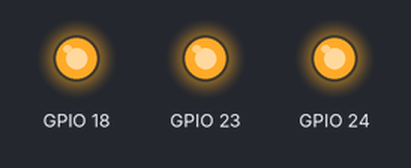
Recording of a program running on a simulated Raspberry Pi (BCM pin numbers). Shown: output pins drawn as LEDs (lit = HIGH). What the program prints to the terminal is not drawn. At 0.0 s the program stops and its outputs stay as they are.

Above: at 0.1 s.
Timing chart, 0 to 1.5 s (numbered marks = the images above):
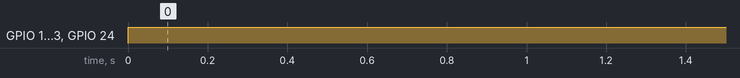

Measured:
- by itself, GPIO 18, GPIO 23, GPIO 24: LOW → HIGH at 0.00 s

The program:

2-on.py
```python
import RPi.GPIO as GPIO

GPIO.setmode(GPIO.BCM)
GPIO.setwarnings(False)

GPIO.setup(18, GPIO.OUT)
GPIO.setup(23, GPIO.OUT)
GPIO.setup(24, GPIO.OUT)

print("Lights on")
GPIO.output(18, GPIO.HIGH)
GPIO.output(23, GPIO.HIGH)
GPIO.output(24, GPIO.HIGH)
```
